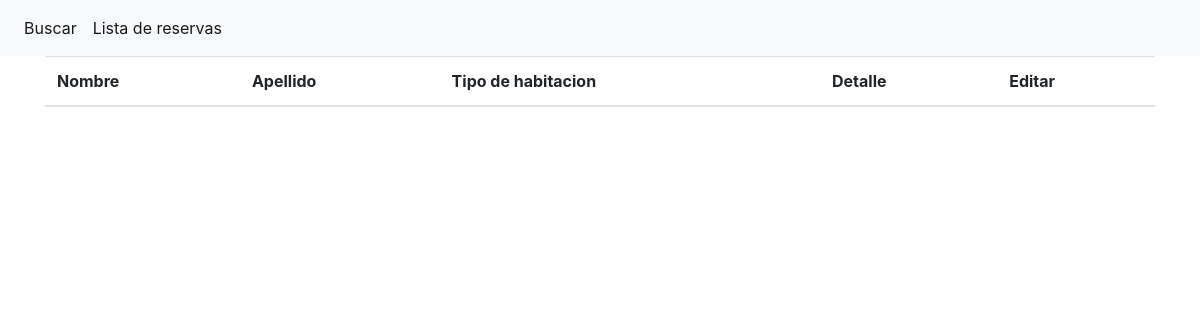
The page /list/ (signed in) on the database as committed earlier.
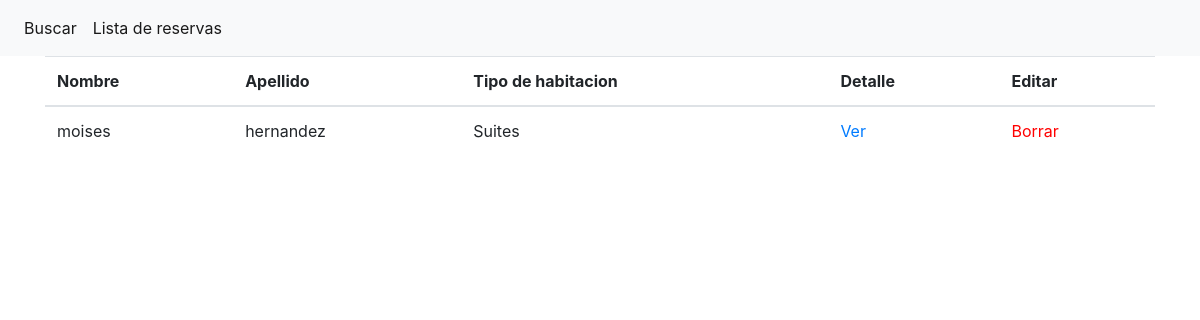
The same page on the database as committed later.
### reservation/models.py (models this page shows, shortened)
class Reservation(models.Model):
    id = models.UUIDField(primary_key=True, default=uuid.uuid4, editable=False)
    user = models.ForeignKey(User, on_delete=models.CASCADE);
    type_room = models.ForeignKey(Room,
        verbose_name="Type of room",
        on_delete=models.CASCADE);
    name = models.CharField(max_length=255, verbose_name="Nombre");
    last_name = models.CharField(max_length=255, verbose_name="Apellido");
    email = models.EmailField();
    num_card = models.IntegerField(verbose_name="Numero de tarjeta");
    observations = models.TextField(verbose_name="Observaciones", blank=True)
    check_in = models.DateField(verbose_name="Check-in", null=True)
    check_out = models.DateField(verbose_name="Check-out", null=True)
    total_price = models.IntegerField(default=0)
    class Meta:
        verbose_name = "Reservation"

### rooms/models.py (models this page shows)
class Room(models.Model):
    room_type = models.CharField(max_length=75, verbose_name="Type of room");
    capacity = models.IntegerField(verbose_name="Capacity");
    description = models.TextField(verbose_name="Description")
    photo = models.ImageField(upload_to='photo', null=True, blank=True)
    price = models.DecimalField(max_digits=6, decimal_places=2, verbose_name="Price");
    class Meta:
        verbose_name = "Room"
    def __str__(self):
        return self.room_type

### reservation/views.py (the view)
# urls.py: path('list/', ReservationListView.as_view(), name="reservation_list"),
class ReservationListView(ListView):
    model = Reservation
    def get_context_data(self, **kwargs):
        context = super().get_context_data(**kwargs)
        context['reservations'] = Reservation.objects.filter(user=self.request.user).order_by('id')
        return context

### reservation/templates/reservation/reservation_list.html (shortened to what this page needs)
{% extends 'core/base.html' %}
{% block content %}
<main role="main">
  <div class="container mb-4">
      <table class="table">
        <thead>
          <tr>
            <th scope="col">Nombre</th>
            <th scope="col">Apellido</th>
            <th scope="col">Tipo de habitacion</th>
            <th scope="col">Detalle</th>
            <th scope="col">Editar</th>
          </tr>
        </thead>
        <tbody>
            {% for reserve in reservations %}
          <tr>
            <td>{{reserve.name}}</td>
            <td>{{reserve.last_name}}</td>
            <td>{{reserve.type_room}}</td>
            <td><a href="{% url 'reservation_detail' reserve.id reserve.name|slugify %}">Ver</a></td>
            <td><a href="{% url 'reservation_delete' reserve.id %}" style="color:red;">Borrar</a></td>
          </tr>
            {% endfor %}
        </tbody>
      </table>
  </div>
</main>
{% endblock %}

### core/templates/core/base.html (shortened to what this page needs)
<!DOCTYPE html>
<html lang="en">
<head>
    <link rel="stylesheet" href="https://stackpath.bootstrapcdn.com/bootstrap/4.1.3/css/bootstrap.min.css">
</head>
<body>
    <header>
        <nav class="navbar navbar-expand-lg navbar-light bg-light">
            <div class="collapse navbar-collapse" id="navbarSupportedContent">
                <ul class="navbar-nav mr-auto">
                    <li class="nav-item active">
                        <a class="nav-link" href="{% url 'reservations_search' %}">Buscar</a>
                    </li>
                    <li class="nav-item active">
                        <a class="nav-link" href="{% url 'reservation_list' %}">Lista de reservas</a>
                    </li>
                </ul>
            </div>
        </nav>
    </header>
    {% block content %}{% endblock %}
</body>
</html>

Rows that differ between the two databases and show on the page:
added Reservation: name "moises", last_name "hernandez", type_room "Suites"
